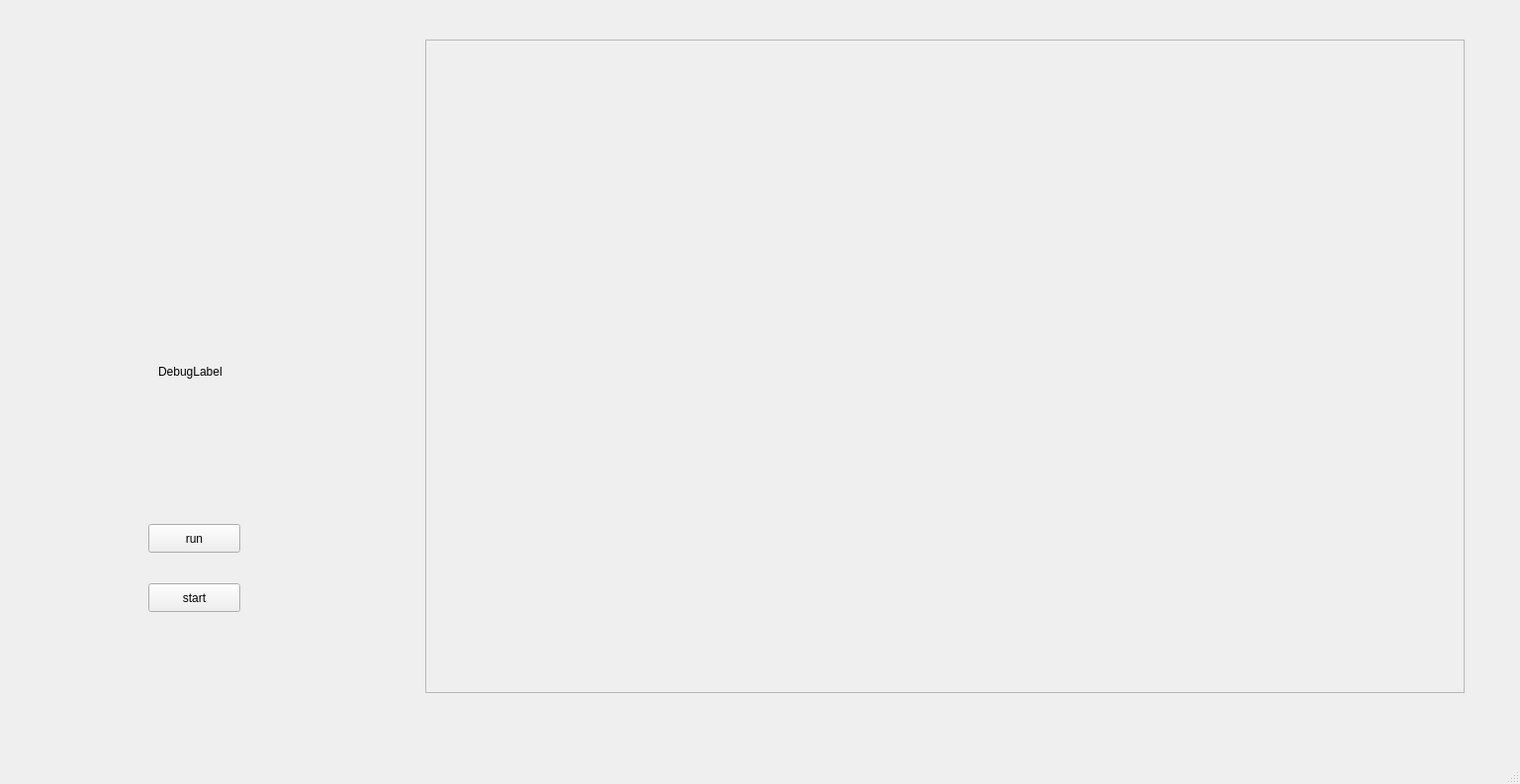
<?xml version="1.0" encoding="UTF-8"?>
<ui version="4.0">
 <class>GameWindow</class>
 <widget class="QMainWindow" name="GameWindow">
  <property name="geometry">
   <rect>
    <x>0</x>
    <y>0</y>
    <width>1537</width>
    <height>793</height>
   </rect>
  </property>
  <property name="windowTitle">
   <string>MainWindow</string>
  </property>
  <widget class="QWidget" name="centralwidget">
   <widget class="QPushButton" name="startButton">
    <property name="geometry">
     <rect>
      <x>150</x>
      <y>590</y>
      <width>93</width>
      <height>29</height>
     </rect>
    </property>
    <property name="text">
     <string>start</string>
    </property>
    <property name="icon">
     <iconset>
      <normaloff>:/elements/robot-idle.gif</normaloff>:/elements/robot-idle.gif</iconset>
    </property>
   </widget>
   <widget class="QScrollArea" name="gameArea">
    <property name="geometry">
     <rect>
      <x>430</x>
      <y>40</y>
      <width>1051</width>
      <height>661</height>
     </rect>
    </property>
    <property name="widgetResizable">
     <bool>true</bool>
    </property>
    <widget class="QWidget" name="scrollAreaWidgetContents">
     <property name="geometry">
      <rect>
       <x>0</x>
       <y>0</y>
       <width>1049</width>
       <height>659</height>
      </rect>
     </property>
    </widget>
   </widget>
   <widget class="QLabel" name="robotLabel">
    <property name="geometry">
     <rect>
      <x>310</x>
      <y>270</y>
      <width>121</width>
      <height>81</height>
     </rect>
    </property>
    <property name="text">
     <string/>
    </property>
   </widget>
   <widget class="QPushButton" name="runningButton">
    <property name="geometry">
     <rect>
      <x>150</x>
      <y>530</y>
      <width>93</width>
      <height>29</height>
     </rect>
    </property>
    <property name="text">
     <string>run</string>
    </property>
    <property name="icon">
     <iconset>
      <normaloff>:/elements/robot-run.gif</normaloff>:/elements/robot-run.gif</iconset>
    </property>
   </widget>
   <widget class="QLabel" name="cheese_label">
    <property name="geometry">
     <rect>
      <x>220</x>
      <y>120</y>
      <width>63</width>
      <height>20</height>
     </rect>
    </property>
    <property name="text">
     <string/>
    </property>
   </widget>
   <widget class="QLabel" name="debugLabel">
    <property name="geometry">
     <rect>
      <x>160</x>
      <y>350</y>
      <width>161</width>
      <height>51</height>
     </rect>
    </property>
    <property name="text">
     <string>DebugLabel</string>
    </property>
   </widget>
  </widget>
  <widget class="QMenuBar" name="menubar">
   <property name="geometry">
    <rect>
     <x>0</x>
     <y>0</y>
     <width>1537</width>
     <height>26</height>
    </rect>
   </property>
  </widget>
  <widget class="QStatusBar" name="statusbar"/>
 </widget>
 <resources/>
 <connections/>
</ui>
